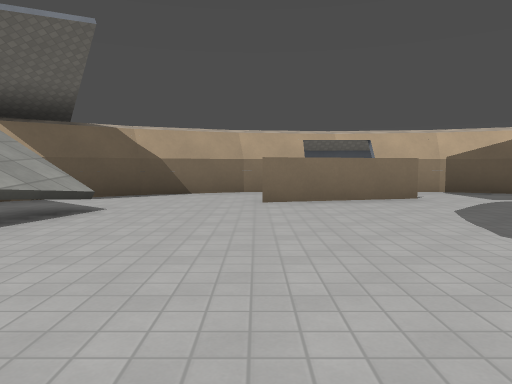
View 1 (above)

24 first-person views from a walk through a Godot game level. The camera is 1.3 m above the floor, tilts 4° down and sees 70° across. The floor is counted in squares, 2.18 m on a side. Each view is taken from the middle of a square. On the plan, view 1 faces up. The plan holds only what a view shows up to about 10 squares ahead; the rest is blank. Surface patterns are stand-ins for the level's own textures.

View 2
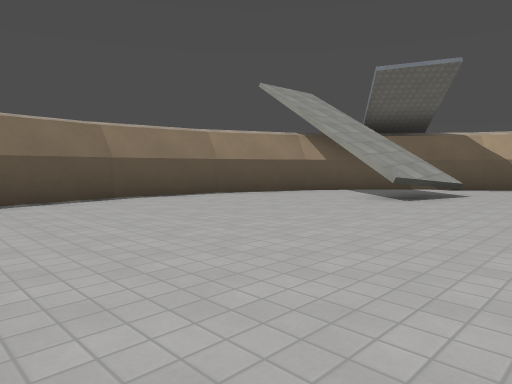

View 3
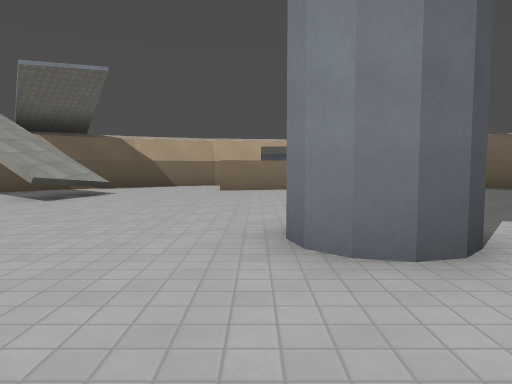

View 4
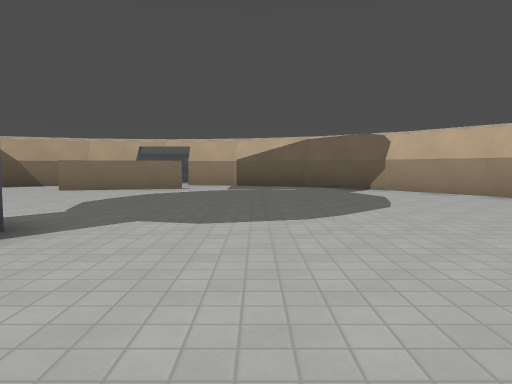

View 5
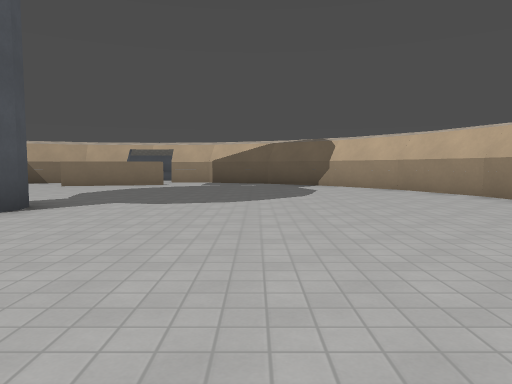

View 6
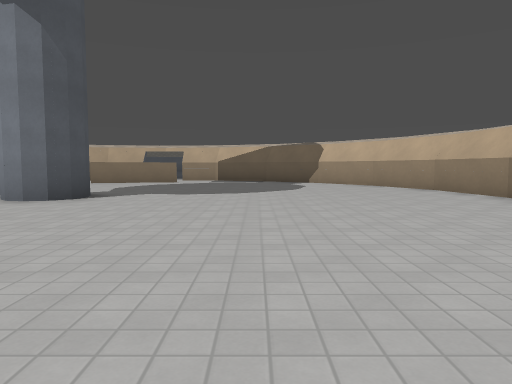

View 7
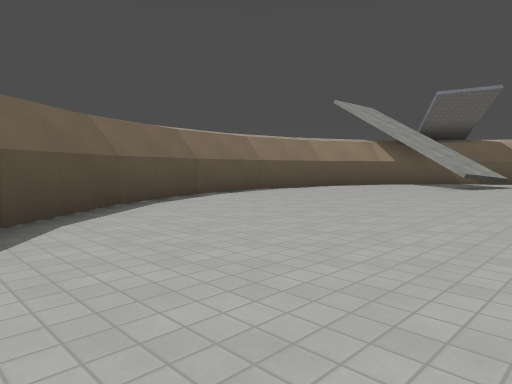

View 8
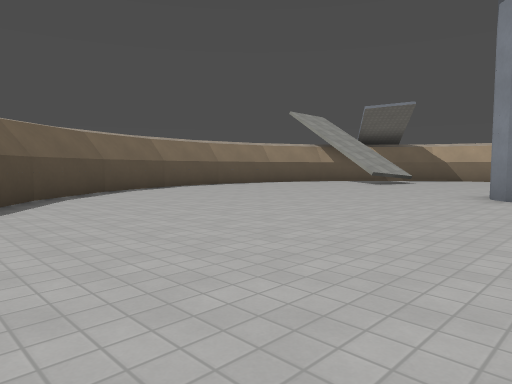

View 9
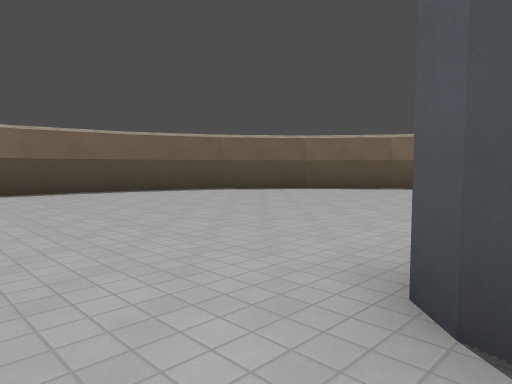

View 10
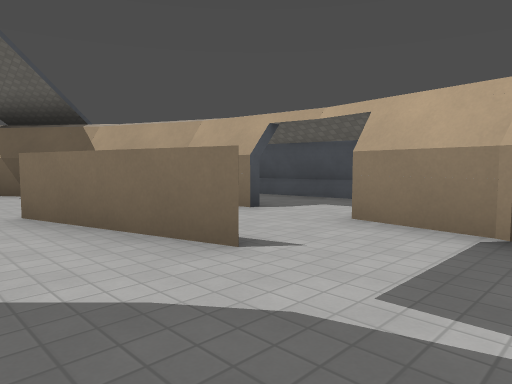

View 11
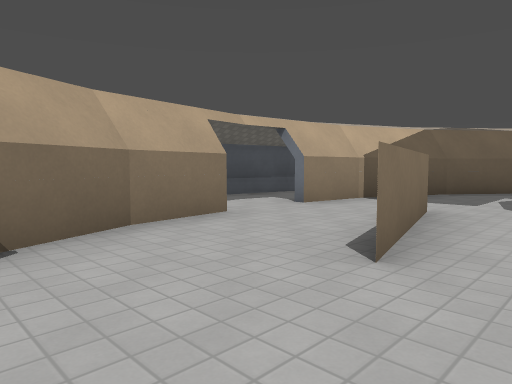

View 12
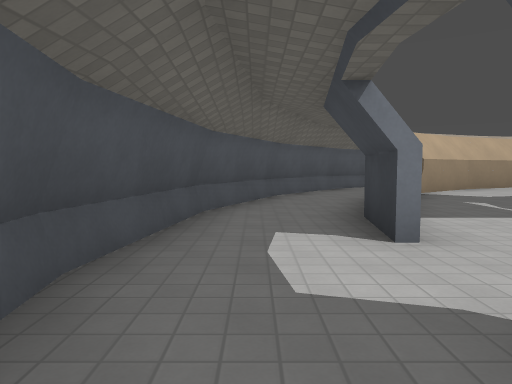

View 13
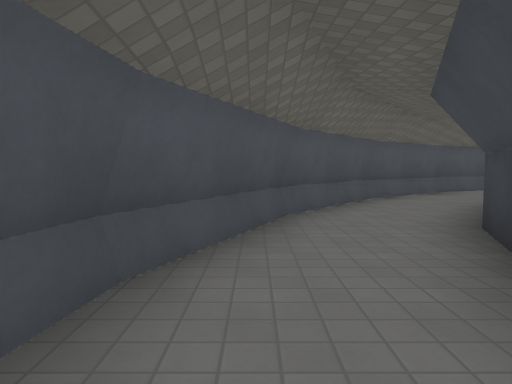

View 14
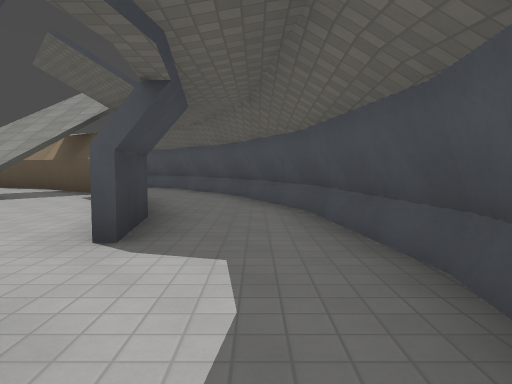

View 15
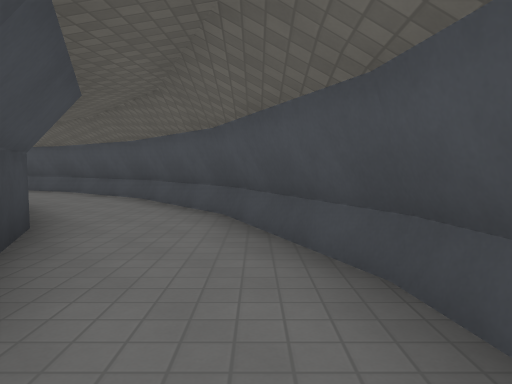

View 16
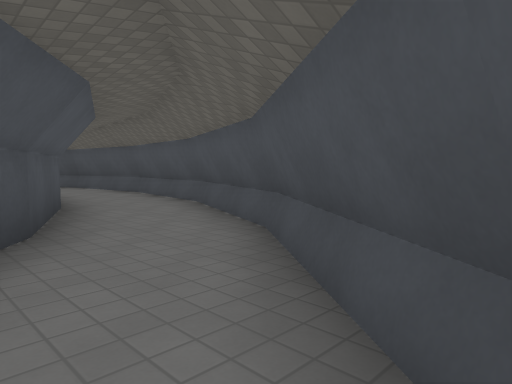

View 17
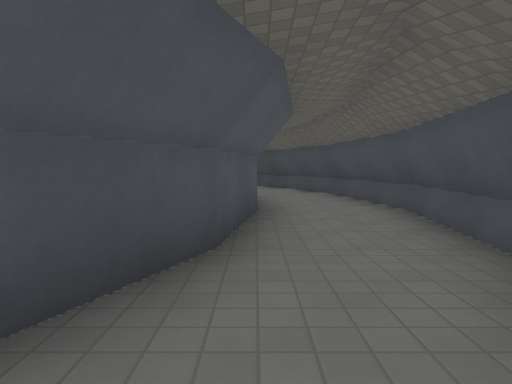

View 18
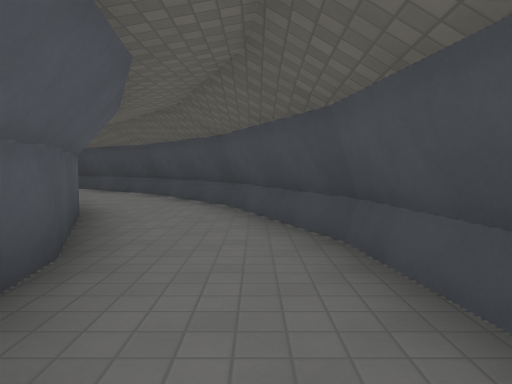

View 19
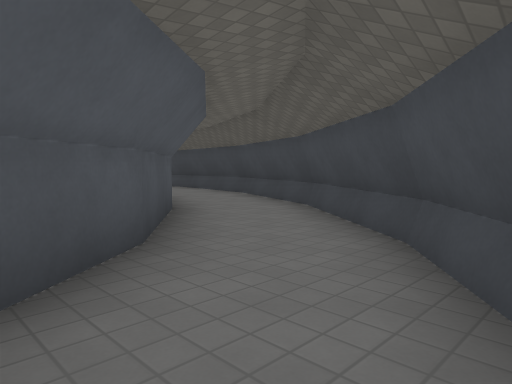

View 20
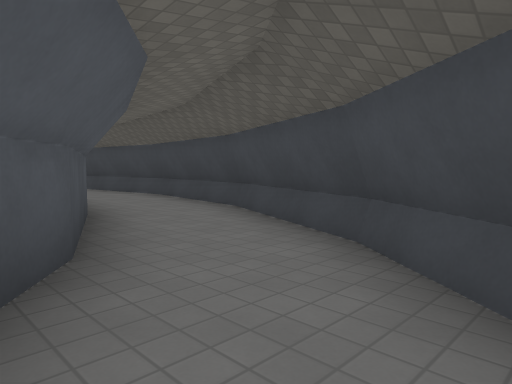

View 21
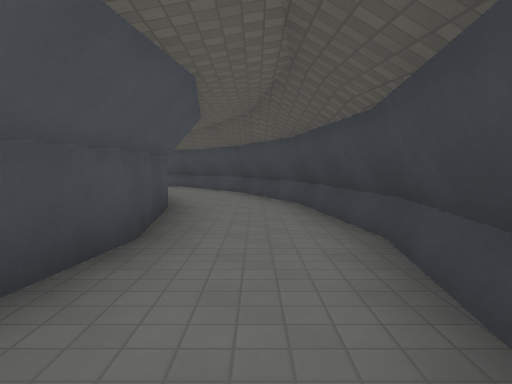

View 22
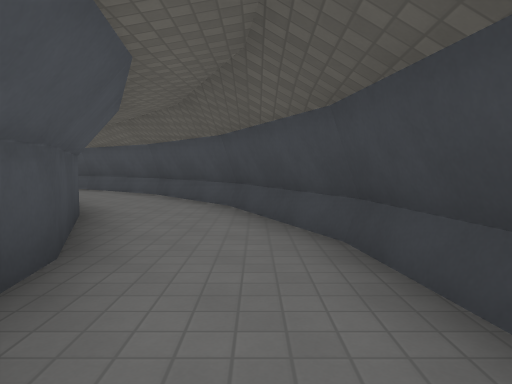

View 23
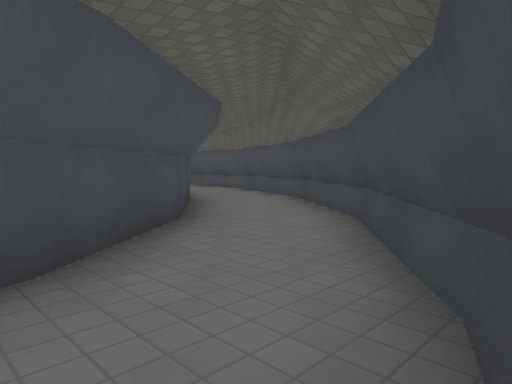

View 24
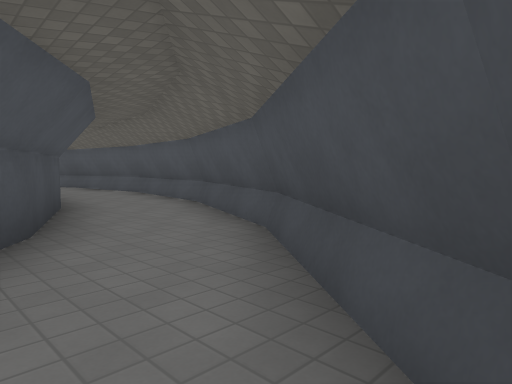

### Floor plan
Ten units are one square. View 1 is at (0, 0); x grows to the right and y downward. Boxes are objects, and circles mark ways between rooms. Rooms are numbered by the first view taken in them; rooms with no view inside come last. Other rooms are left out.
<svg viewBox="-97 -117 234 234">
<path fill="none" stroke="#000" d="M20 8 14 6M28 0 26 6M26 -4 28 2 24 7 18 8 14 4 12 -1M-28 -32 -37 -35M19 88 25 87M-4 85 20 88M31 -68 1 -60M-24 76 -2 85M-43 62 -23 77M-34 -54 -28 -52M-57 43 -42 63M-65 22 -56 44M108 1 105 -23M-68 -1 -65 24M-65 -23 -68 1M106 -22 96 -45M97 -43 82 -63M-56 -45 -66 -22M83 -62 63 -77M-42 -63 -57 -43M-23 -77 -43 -62M65 -76 43 -85M44 -85 28 -87M-2 -86 -25 -76M-22 -48 -28 -32M21 -111 -9 -107M28 -89 44 -87M-4 -87 12 -89M50 -108 20 -112M57 -104 48 -108M-48 -88 -59 -79 -68 -68M-88 -30 -92 0M-67 -23 -58 -46M-59 -45 -55 -49M-76 -56 -88 -29M-91 -1 -87 29M-70 0 -67 -24M-68 -68 -77 -56M-67 24 -68 16M-58 46 -67 23M-88 29 -76 56M-25 79 -44 63M-43 64 -52 52M-36 96 -9 108M-3 87 -26 78M-77 56 -59 79 -36 97M49 108 76 96M44 87 20 90M21 90 6 88M20 112 50 108M66 78 43 87M76 97 88 88M-9 107 21 111M84 63 65 79M88 88 99 79 108 68M117 -56 99 -79 75 -97M122 -42 116 -56M132 0 128 -25M76 -96 57 -104M54 -83 66 -78M127 29 131 -1M124 37 128 28M116 56 124 37M99 45 83 64M108 68 117 56M108 22 98 46M13 -87 -4 -85"/>
<circle cx="-5" cy="-65" r="3" fill="#2a7"/>
<circle cx="30" cy="-80" r="3" fill="#2a7"/>
<circle cx="60" cy="-100" r="3" fill="#2a7"/>
<circle cx="20" cy="-90" r="3" fill="#2a7"/>
<circle cx="-60" cy="-70" r="3" fill="#2a7"/>
<circle cx="-80" cy="20" r="3" fill="#2a7"/>
<circle cx="-70" cy="60" r="3" fill="#2a7"/>
<circle cx="0" cy="100" r="3" fill="#2a7"/>
<circle cx="80" cy="80" r="3" fill="#2a7"/>
<circle cx="100" cy="60" r="3" fill="#2a7"/>
<circle cx="120" cy="30" r="3" fill="#2a7"/>
<text x="20" y="10">1</text>
<text x="20" y="-100">2</text>
<text x="-50" y="-80">3</text>
<text x="-80" y="-30">4</text>
<text x="-70" y="40">5</text>
<text x="-40" y="80">6</text>
<text x="40" y="100">7</text>
<text x="90" y="70">8</text>
<text x="110" y="-50">9</text>
<text x="110" y="50">10</text>
<text x="10" y="-80">11</text>
</svg>
Room 1 opens to room 11. Room 2 opens to room 9. Room 2 opens to room 11. Room 3 opens to room 4. Room 4 opens to room 5. Room 5 opens to room 6. Room 6 opens to room 7. Room 7 opens to room 8. Room 8 opens to room 10. Room 9 opens to room 10.

Where each view was taken, in squares from view 1:
view 1: 0 up, 0 right, facing up
view 2: 3 down, 0 right, facing up-left
view 3: 3 down, 1 right, facing up
view 4: 3 down, 5 right, facing up
view 5: 5 down, 6 right, facing up
view 6: 7 down, 6 right, facing up
view 7: 7 down, 0 right, facing up-left
view 8: 8 down, 3 right, facing up-left
view 9: 0 up, 4 right, facing down-left
view 10: 5 up, 5 right, facing up-left
view 11: 5 up, 2 left, facing up-right
view 12: 10 up, 0 right, facing right
view 13: 10 up, 3 right, facing right
view 14: 10 up, 4 right, facing left
view 15: 10 up, 1 right, facing left
view 16: 8 up, 5 left, facing down-left
view 17: 5 up, 7 left, facing down
view 18: 0 up, 8 left, facing down
view 19: 5 down, 7 left, facing down-right
view 20: 7 down, 5 left, facing down-right
view 21: 10 down, 1 left, facing right
view 22: 10 down, 2 right, facing right
view 23: 10 down, 6 right, facing up-right
view 24: 8 down, 9 right, facing up-right
